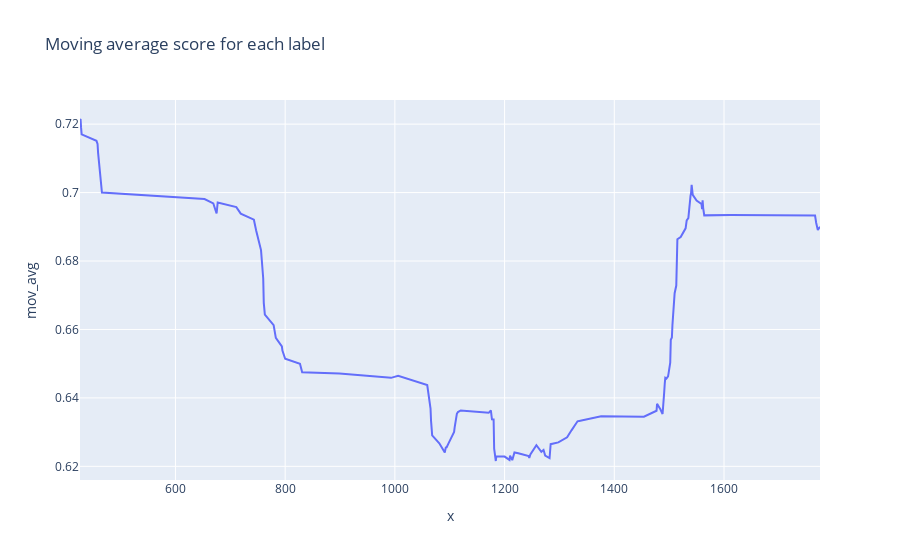

Notebook cell for this chart:
### Code cell
# plot the moving average score for each label with plotly using line chart
fig = px.line(df_results_scores.iloc[50:], x=df_results_scores.iloc[50:].index,
                  y="mov_avg",
                  title="Moving average score for each label")
fig.show()

### Figure 1 — Plotly figure (JSON) as saved in the notebook; plotly's stock layout.template omitted (floating-point values rounded to 4 significant figures; data arrays with more than 128 entries replaced by an {"elided": "..."} marker saying what was removed)
{"data": [{"hovertemplate": "x=%{x}<br>mov_avg=%{y}<extra></extra>", "legendgroup": "", "line": {"color": "#636efa", "dash": "solid"}, "marker": {"symbol": "circle"}, "mode": "lines", "name": "", "orientation": "v", "showlegend": false, "type": "scatter", "x": {"elided": "139 int values"}, "xaxis": "x", "y": {"elided": "139 float values"}, "yaxis": "y"}], "layout": {"legend": {"tracegroupgap": 0}, "title": {"text": "Moving average score for each label"}, "xaxis": {"anchor": "y", "domain": [0, 1], "title": {"text": "x"}}, "yaxis": {"anchor": "x", "domain": [0, 1], "title": {"text": "mov_avg"}}}}
